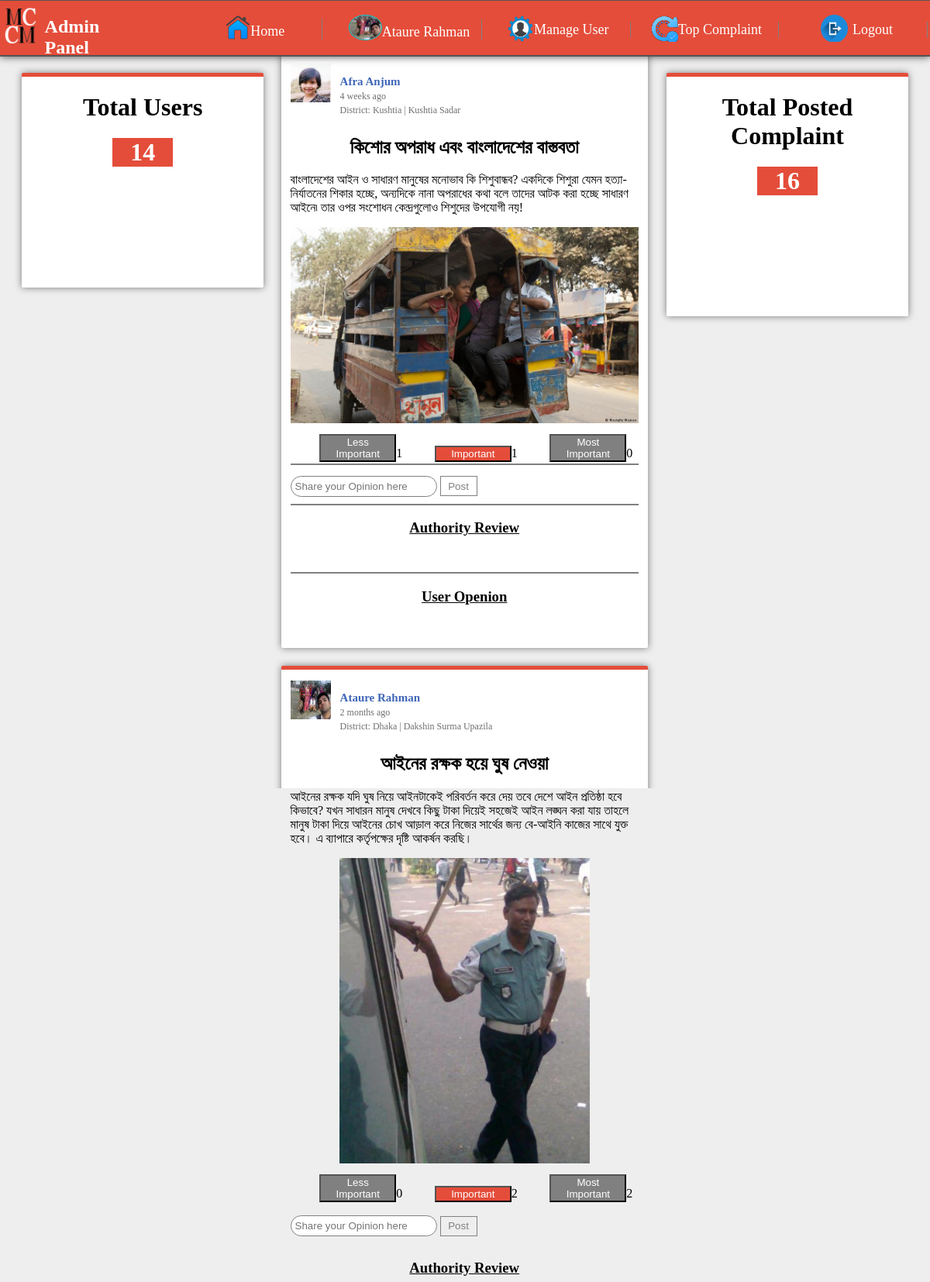
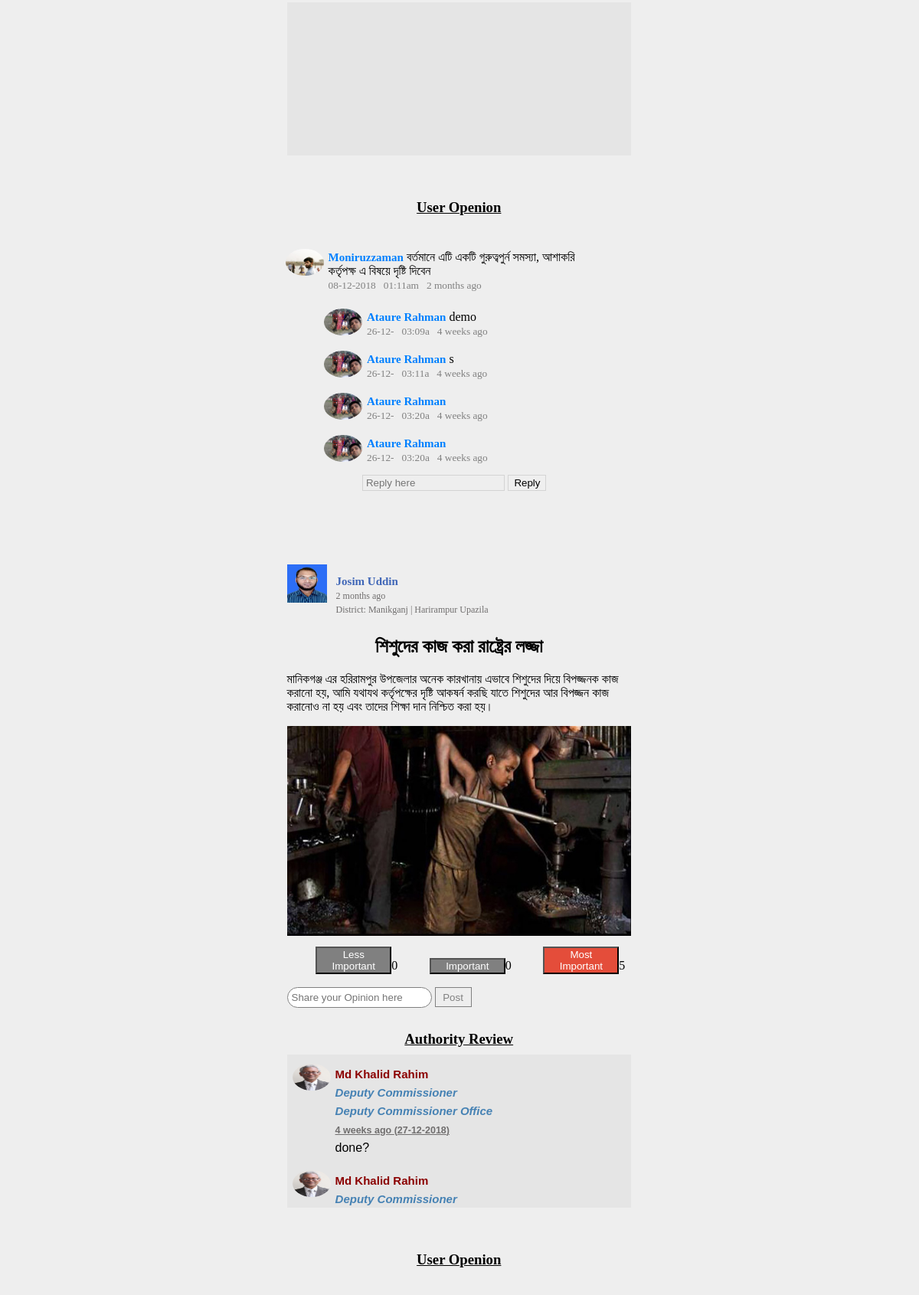
The page /admin/home_general.php (signed in, upper part) on the database its author committed (2 pictures, top to bottom).
### tables this page shows
CREATE TABLE `complaint` (
  `post_id` int(100) NOT NULL,
  `user_id` varchar(40) NOT NULL,
  `user_fullname` varchar(40) NOT NULL,
  `post_title` text NOT NULL,
  `post_text` text NOT NULL,
  `attatchment` varchar(100) NOT NULL,
  `date_time` timestamp NOT NULL DEFAULT CURRENT_TIMESTAMP,
  `post_type` varchar(40) NOT NULL,
  `upazila_code` varchar(40) NOT NULL,
  `district_code` varchar(50) NOT NULL,
  `post_date` date NOT NULL
);

CREATE TABLE `user_info` (
  `SL` int(11) NOT NULL,
  `user_name` varchar(40) NOT NULL,
  `full_name` varchar(40) NOT NULL,
  `password` varchar(40) NOT NULL,
  `mail_address` varchar(40) NOT NULL,
  `nid_no` int(20) NOT NULL,
  `date_birth` date NOT NULL,
  `division_name` varchar(40) NOT NULL,
  `district_name` varchar(30) NOT NULL,
  `district_code` varchar(30) NOT NULL,
  `upazila_name` varchar(30) NOT NULL,
  `upazila_code` varchar(30) NOT NULL,
  `profile_image` varchar(100) NOT NULL,
  `status` int(50) NOT NULL DEFAULT '1',
  `post_status` int(50) NOT NULL DEFAULT '1'
);

CREATE TABLE `authority_review` (
  `review_id` int(11) NOT NULL,
  `authority_user_id` varchar(100) NOT NULL,
  `post_id` varchar(100) NOT NULL,
  `review_text` varchar(255) NOT NULL,
  `review_timestamp` timestamp NOT NULL DEFAULT CURRENT_TIMESTAMP,
  `review_date` varchar(11) NOT NULL
);

CREATE TABLE `authority_info` (
  `au_id` int(11) NOT NULL,
  `au_name` varchar(255) NOT NULL,
  `au_user_id` varchar(255) NOT NULL,
  `au_password` varchar(255) NOT NULL,
  `au_email` varchar(100) NOT NULL,
  `contact` varchar(50) NOT NULL,
  `au_home_district` varchar(255) NOT NULL,
  `designation` varchar(255) NOT NULL,
  `organization` varchar(255) NOT NULL,
  `working_division` varchar(255) NOT NULL,
  `working_district` varchar(255) NOT NULL,
  `working_upazila` varchar(255) NOT NULL,
  `au_nid` varchar(255) NOT NULL,
  `date_birth` date NOT NULL,
  `reg_date` date NOT NULL,
  `pro_image` varchar(255) NOT NULL,
  `status` int(11) NOT NULL DEFAULT '0'
);

CREATE TABLE `comment` (
  `com_id` int(100) NOT NULL,
  `user_id` varchar(100) NOT NULL,
  `post_id` varchar(40) NOT NULL,
  `post_type` varchar(30) NOT NULL,
  `com_text` varchar(100) NOT NULL,
  `com_date` varchar(10) NOT NULL,
  `com_time` varchar(10) NOT NULL,
  `current_timestemp` timestamp NOT NULL DEFAULT CURRENT_TIMESTAMP ON UPDATE CURRENT_TIMESTAMP
);

CREATE TABLE `reply` (
  `rep_id` int(100) NOT NULL,
  `com_id` varchar(50) NOT NULL,
  `post_id` varchar(50) NOT NULL,
  `user_id` varchar(50) NOT NULL,
  `rep_text` varchar(500) NOT NULL,
  `rep_date` varchar(6) NOT NULL,
  `rep_time` varchar(6) NOT NULL,
  `current_time_stamp` timestamp(6) NOT NULL DEFAULT CURRENT_TIMESTAMP
);

### main/functions.php (called while the page is built, shortened)
<?php
	class  Main{
		public function timeAgo($time_ago){
  $time_ago        = strtotime($time_ago);
  $current_time    = time();
  $time_difference = $current_time - $time_ago;
  $seconds         = $time_difference;
  $minutes = round($seconds / 60);
  $hours   = round($seconds / 3600);
  $days    = round($seconds / 86400);
  $weeks   = round($seconds / 604800);
  $months  = round($seconds / 2629440);
  $years   = round($seconds / 31553280);
  if ($seconds <= 60){
    return "Just Now";
  } else if ($minutes <= 60){
    if ($minutes == 1){
      return "one minute ago";
    } else {
      return "$minutes minutes ago";
    }
  } else if ($hours <= 24){
    if ($hours == 1){
      return "an hour ago";
    } else {
      return "$hours hrs ago";
    }
  } else if ($days <= 7){
    if ($days == 1){
      return "yesterday";
    } else {
      return "$days days ago";
    }
  } else if ($weeks <= 4.3){
    if ($weeks == 1){
      return "a week ago";
    } else {
      return "$weeks weeks ago";
    }
  } else if ($months <= 12){
    if ($months == 1){
      return "a month ago";
    } else {
      return "$months months ago";
    }
  } else {
    if ($years == 1){
      return "one year ago";
    } else {
      return "$years years ago";
    }
  }
		}
	}
?>

### admin/home_general.php (the view, shortened to what this page needs)
<?php
	include '../main/functions.php';
	$get    = new Main;
?>
<!DOCTYPE html>
<html lang="en">
<head>
	<link rel="stylesheet" href="../css/home.css">
</head>
<body>
<?php include '../connection.php';?>
<?php
$name=$_SESSION['user_fullname'];
$sql1 = mysqli_query($conn, "SELECT user_name FROM user_info WHERE full_name='$name'");
		while ($row1 = mysqli_fetch_array($sql1))
	       {
	       	$user_id= $row1['user_name'];
	       }
?>
	<?php include 'header.php'; ?>
	<div class="container">
		<div class="post_body">
			<div class="post_body_left">
				<div class="post_body_left_container">
					<h1 align="center">Total Users</h1>
					<?php
				       $sql_t = mysqli_query($conn, "SELECT COUNT(user_name) FROM user_info");
						while ($row_t = mysqli_fetch_array($sql_t))
					       {
					       	$total_user= $row_t['COUNT(user_name)'];
					       }
					?>
					<center><h1 style="text-align: center; background-color: #e44d3a; color: white; width: 25%;"><?php echo $total_user; ?></h1></center>
				</div>
			</div>
			<div class="post_body_middle">
<?php
	$post_type="Generel";
	$sql_post_view = mysqli_query($conn, "SELECT complaint.user_fullname, complaint.post_id, complaint.post_title, complaint.post_text, complaint.attatchment, complaint.date_time, complaint.upazila_code, user_info.profile_image, user_info.upazila_name, user_info.district_name FROM complaint, user_info WHERE  complaint.post_type='$post_type' AND user_info.full_name=complaint.user_fullname ORDER BY post_id DESC");
		while ($row_post = mysqli_fetch_array($sql_post_view))
       		{
       			$post_user_name=$row_post['user_fullname'];
       			$time_ago=$row_post['date_time'];
       			$post_user_image=$row_post['profile_image'];
       	?>
			<div style="margin-top: 2%; border-top: 5px solid #e44d3a;" class="post-show" id="<?php echo $row_post['post_id']; ?>">
				<div class="post-show-inner">
					<div class="post-header">
						<div class="post-left-box">
							<div class="id-img-box"><img src="../uploads/<?php echo $post_user_image ?>"></img></div>
							<div class="id-name">
								<ul>
									<li><a href="#"><?php echo $post_user_name ?></a></li>
									<li><small style="color: #706E6E"><?php echo $get->timeAgo($time_ago); ?></small></li>
									<li><small style="color: #706E6E;">District: <?php echo $row_post['district_name']; ?> | <?php echo $row_post['upazila_name']; ?></small></li>
								</ul>
							</div>
						</div>
					</div>
					<br>
					<div class="post-body">
						<div class="post-header-text">
							<h2 align="center"><?php echo $row_post['post_title']; ?></h2>
							<p><?php echo $row_post['post_text']; ?></p>
						</div>
						<div class="post-img">
							<center>
							<img align="center" src="../post_image/<?php echo $row_post['attatchment']; ?>" style="color: gray;" alt="No Image Available"></img>
							</center>
						</div>
						<?php
							       $post_id= $row_post['post_id'];
				       $sql_less_important_count = mysqli_query($conn, "SELECT SUM(less_important_count) FROM rating WHERE post_id=$post_id");
					while ($row1 = mysqli_fetch_array($sql_less_important_count))
				       {
				       	$less_count= $row1['SUM(less_important_count)'];
				       }
				       $sql_important_count = mysqli_query($conn, "SELECT SUM(important_count) FROM rating WHERE post_id=$post_id");
					while ($row2 = mysqli_fetch_array($sql_important_count))
				       {
				       	$im_count= $row2['SUM(important_count)'];
				       }
				       $sql_most_important_count = mysqli_query($conn, "SELECT SUM(most_important_count) FROM rating WHERE post_id=$post_id");
					while ($row3 = mysqli_fetch_array($sql_most_important_count))
				       {
				       	$most_count= $row3['SUM(most_important_count)'];
				       }
						?>
						<div class="post-footer">
							<div class="post_footer_inner">
								<form>
									<?php
								       $sql_available_count = mysqli_query($conn, "SELECT * FROM rating WHERE post_id='$post_id' AND user_id='$user_id'");
								       $fetch=false;
									while ($row4 = mysqli_fetch_array($sql_available_count))
								       {
								       	$available_less_count= $row4['less_important_count'];
								       	$available_imp_count= $row4['important_count'];
								       	$available_most_count= $row4['most_important_count'];
								       	$fetch=true;
									}
									if($fetch==false)
									{ ?>
									    <button class="review_btn" name="less_im_btn">Less Important</button><?php echo $less_count; ?>
										<button class="review_btn" name="im_btn">Important</button><?php echo $im_count; ?>
										<button class="review_btn" name="more_i_btn">Most Important</button><?php echo $most_count; ?>
									<?php }
									else
									{
								       if ($available_less_count==1)
								       {
								       	?>
										<button style="background-color: #e44d3a;" class="review_btn" name="less_im_btn">Less Important</button><?php echo $less_count; ?>
									<?php
								       }
								       else
									       {?>
									       		<button class="review_btn" name="less_im_btn">Less Important</button><?php echo $less_count; ?>
									      <?php }
								       if ($available_imp_count==1)
								       {
								       	?>
											<button style="background-color: #e44d3a;" class="review_btn" name="im_btn">Important</button><?php echo $im_count; ?>
									<?php
								       }
								       else
									       {?>
												<button class="review_btn" name="im_btn">Important</button><?php echo $im_count; ?>
									      <?php }
								       if ($available_most_count==1)
								       {
								       	?>
											<button style="background-color: #e44d3a;" class="review_btn" name="more_i_btn">Most Important</button><?php echo $most_count; ?>
									<?php
								       }
								       else
								       { ?>
											<button class="review_btn" name="more_i_btn">Most Important</button><?php echo $most_count; ?>
								     <?php  }
								   }
									?>
								</form>
							</div>
						</div>
						<br>
						<hr style="margin-top: 2%; margin-bottom: 3%; border:0.5px solid gray;">
							<div class="comment_div">
								<form>
									<input type="text" class="comment_input_box" name="comment" placeholder="Share your Opinion here">
									<button class="post_comment_button" name="p_c_btn">Post</button>
								</form>
													<hr style="margin-top: 2%; margin-bottom: 3%; border:0.5px solid gray;">
								<div class="authority_review" >
									<h3 style="background-color: white; text-decoration: underline;" align="center">Authority Review</h3>
									<div class="authority_review_container">
										<div class="review_content" >
										<?php
											$sql_review=mysqli_query($conn, "SELECT * FROM authority_review, authority_info WHERE authority_info.au_user_id=authority_review.authority_user_id AND authority_review.post_id=$post_id ORDER BY review_id DESC");
											while ($row_rev=mysqli_fetch_array($sql_review)) {
													$time_ago=$row_rev['review_timestamp'];
												?>
										<div id="" class="review_show_body" style="margin: -3% 2%;">
											<div class="user_image_comment">
												<img style="width: 100%; height: 100%; margin: 25px -2px; border-radius: 50%;" src="../authority/uploads/<?php echo $row_rev['pro_image']; ?>" alt="Image">
											</div>
											<div class="authority_review_info" style="background: transparent;">
													<p><b style="font-size: 15px; color: darkred;"><?php echo $row_rev['au_name']; ?><br><b style="font-style: italic; color: steelblue;"><?php echo $row_rev['designation']; ?><br><?php echo $row_rev['organization']; ?></b><br><small style="color: #706E6E; text-decoration: underline;"><?php echo $get->timeAgo($time_ago); ?> (<?php echo $row_rev['review_date']; ?>)</small></b> <br>
														<?php echo $row_rev['review_text']; ?>
													</p>
											</div>
											</div>
											<?php
											}
											?>
										</div>
									</div>
								</div>
													<hr style="margin-top: 2%; margin-bottom: 2%; border:0.5px solid gray;">
												<h3 style="text-decoration: underline;" align="center">User Openion</h3>
						<?php
							$sql_comment_view = mysqli_query($conn, "SELECT comment.com_id, comment.user_id, comment.post_id, comment.post_type, comment.com_text, comment.com_date, comment.com_time, comment.current_timestemp, user_info.full_name, user_info.profile_image FROM comment, user_info WHERE  comment.post_id='$post_id' AND comment.post_type='$post_type' AND user_info.user_name=comment.user_id ORDER BY com_id ASC");
									while ($row_comm = mysqli_fetch_array($sql_comment_view))
							       		{
							       			$com_user_name=$row_comm['full_name'];
							       			$com_user_image=$row_comm['profile_image'];
							       			$comment_text=$row_comm['com_text'];
							       			$date=$row_comm['com_date'];
							       			$time=$row_comm['com_time'];
							       			$com_time_ago=$row_comm['current_timestemp'];
							       			$comment_id=$row_comm['com_id'];
						?>
									<div>
										<div class="user_image_comment">
											<img style="width: 100%; height: 100%; margin: 25px -2px; border-radius: 50%;" src="../uploads/<?php echo $com_user_image; ?>" alt="Image">
										</div>
										<form>
										<div class="comment_info">
											<p><b style="font-size: 15px; color: #0080FF;"><?php echo $com_user_name; ?></b>
												<?php echo $comment_text; ?>
												<br>
												<small style="color: gray;"><?php echo $date;?> &nbsp <?php echo $time;?> &nbsp <?php echo $get->timeAgo($com_time_ago); ?></small> &nbsp;
											</p>
										</div>
										</form>
									</div> <br>
								<?php
							$sql_reply_view = mysqli_query($conn, "SELECT reply.post_id, reply.com_id, reply.user_id, reply.rep_text, reply.rep_date, reply.rep_time, reply.current_time_stamp, user_info.full_name, user_info.profile_image FROM reply, user_info WHERE  reply.post_id='$post_id' AND reply.com_id='$comment_id' AND user_info.user_name=reply.user_id ORDER BY rep_id ASC");
									while ($row_rep = mysqli_fetch_array($sql_reply_view))
							       		{
							       			$rep_user_name=$row_rep['full_name'];
							       			$rep_user_image=$row_rep['profile_image'];
							       			$reply_text=$row_rep['rep_text'];
							       			$r_date=$row_rep['rep_date'];
							       			$r_time=$row_rep['rep_time'];
							       			$rep_time_ago=$row_rep['current_time_stamp'];
						?>
									<div style="margin: -3% 11%; border-left: 1px solid gainsboro; width: 86%;">
										<div class="user_image_comment">
											<img style="width: 100%; height: 100%; margin: 25px -2px; border-radius: 50%;" src="../uploads/<?php echo $rep_user_image; ?>" alt="Image">
										</div>
										<div class="comment_info"  id="<?php echo $row_comm['com_id']; ?>">
										<form>
											<p><b style="font-size: 15px; color: #0080FF;"><?php echo $rep_user_name; ?></b>
												<?php echo $reply_text; ?>
												<br>
												<small style="color: gray;"><?php echo $r_date;?> &nbsp <?php echo $r_time;?> &nbsp <?php echo $get->timeAgo($rep_time_ago); ?></small> &nbsp;
											</p>
										</form>
										</div>
									</div>
								<?php } ?>
										<div>
												<form style="margin-left: 22%; margin-top: 5%;">
													<input type="text" class="comment_reply_box" name="reply_text" placeholder="Reply here">
													<button class="comment_reply_button" name="p_c_btn">Reply</button>
												</form>
										</div>
									 <br>
							<?php
						}
						?>
							</div>
						<br>
						<br>
					</div>
				</div>
			</div>
			<?php } ?>
				</div>
				<div class="post_body_right">
					<div class="post_body_right_container">
					<h1 align="center">Total Posted Complaint</h1>
					<?php
				       $sql_c = mysqli_query($conn, "SELECT COUNT(post_id) FROM complaint");
						while ($row_c = mysqli_fetch_array($sql_c))
					       {
					       	$total_complaint= $row_c['COUNT(post_id)'];
					       }
					?>
					<center><h1 style="text-align: center; background-color: #e44d3a; color: white; width: 25%;"><?php echo $total_complaint; ?></h1></center>
					</div>
				</div>
		</div>
	</div>
</body>
</html>

### rows shown on the page
complaint: user_info.profile_image (picture), user_fullname "Afra Anjum", date_time "4 weeks ago", user_info.district_name "Kushtia", user_info.upazila_name "Kushtia Sadar", post_title "কিশোর অপরাধ এবং বাংলাদেশের বাস্তবতা", post_text "বাংলাদেশের আইন ও সাধারণ মানুষের মনোভাব কি শিশুবান্ধব? একদিকে শিশুরা যেমন হত্যা-নির্যাতনের শিকার হচ্ছে, অন্যদিকে নানা অপরাধের কথা বলে তাদের আটক করা হচ্ছে সাধারণ আইনে৷ তার ওপর সংশোধন কেন্দ্রগুলোও শিশুদের উপযোগী নয়!", attatchment (picture), less_count "1", im_count "1", most_count "0"
complaint: user_info.profile_image (picture), user_fullname "Ataure Rahman", date_time "2 months ago", user_info.district_name "Dhaka", user_info.upazila_name "Dakshin Surma Upazila", post_title "আইনের রক্ষক হয়ে ঘুষ নেওয়া", post_text "আইনের রক্ষক যদি ঘুষ নিয়ে আইনটাকেই পরিবর্তন করে দেয় তবে দেশে আইন প্রতিষ্ঠা হবে কিভাবে? যখন সাধারন মানুষ দেখবে কিছু টাকা দিয়েই সহজেই আইন লঙ্ঘন করা যায় তাহলে মানুষ টাকা দিয়ে আইনের চোখ আড়াল করে নিজের সার্থের জন্য বে-আইনি কাজের সাথে যুক্ত হবে। এ ব্যাপারে কর্তৃপক্ষের দৃষ্টি আকর্ষন করছি।", attatchment (picture), less_count "0", im_count "2", most_count "2"
authority_review: authority_info.pro_image (picture)
authority_review: authority_info.pro_image (picture)
comment: user_info.profile_image (picture), user_info.full_name "Moniruzzaman", com_text "বর্তমানে এটি একটি গুরুত্বপুর্ন সমস্যা, আশাকরি কর্তৃপক্ষ এ বিষয়ে দৃষ্টি দিবেন", com_date "08-12-2018", com_time "01:11am", current_timestemp "2 months ago"
reply: user_info.profile_image (picture), user_info.full_name "Ataure Rahman", rep_text "demo", rep_date "26-12-", rep_time "03:09a", current_time_stamp "4 weeks ago"
reply: user_info.profile_image (picture), user_info.full_name "Ataure Rahman", rep_text "s", rep_date "26-12-", rep_time "03:11a", current_time_stamp "4 weeks ago"
reply: user_info.profile_image (picture), user_info.full_name "Ataure Rahman", rep_date "26-12-", rep_time "03:20a", current_time_stamp "4 weeks ago"
reply: user_info.profile_image (picture), user_info.full_name "Ataure Rahman", rep_date "26-12-", rep_time "03:20a", current_time_stamp "4 weeks ago"
complaint: user_info.profile_image (picture), user_fullname "Josim Uddin", date_time "2 months ago", user_info.district_name "Manikganj", user_info.upazila_name "Harirampur Upazila", post_title "শিশুদের কাজ করা রাষ্ট্রের লজ্জা", post_text "মানিকগঞ্জ এর হরিরামপুর উপজেলার অনেক কারখানায় এভাবে শিশুদের দিয়ে বিপজ্জনক কাজ করানো হয়, আমি যথাযথ কর্তৃপক্ষের দৃষ্টি আকষর্ন করছি যাতে শিশুদের আর বিপজ্জন কাজ করানোও না হয় এবং তাদের শিক্ষা দান নিশ্চিত করা হয়।", attatchment (picture), less_count "0", im_count "0", most_count "5"
authority_review: authority_info.pro_image (picture), authority_info.au_name "Md Khalid Rahim", authority_info.designation "Deputy Commissioner", authority_info.organization "Deputy Commissioner Office", review_timestamp "4 weeks ago", review_date "27-12-2018", review_text "done?"
authority_review: authority_info.pro_image (picture), authority_info.au_name "Md Khalid Rahim", authority_info.designation "Deputy Commissioner"

### other values the page prints
$_SESSION["user_fullname"] "Ataure Rahman"
$total_user "14"
$total_complaint "16"
